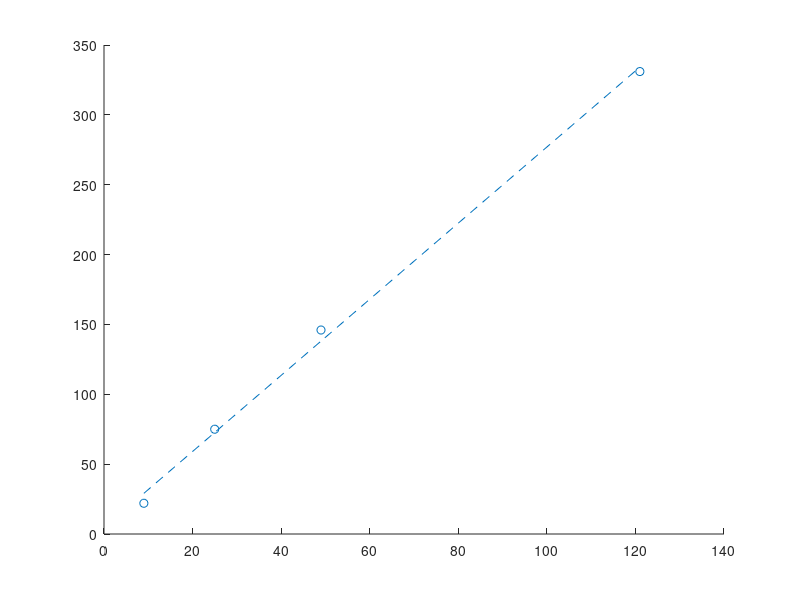

MATLAB code for this plot:
clc;
clear all;
close all;

k = [9;25;49;121];
alm = [22;75;146;331];

% scatter(k,alm)
X = [ones(length(k),1) k];
b = X\alm;
almCalc = X*b;
abs(sum(almCalc - alm))
scatter(k,alm)
hold on
plot(k,almCalc,'--')